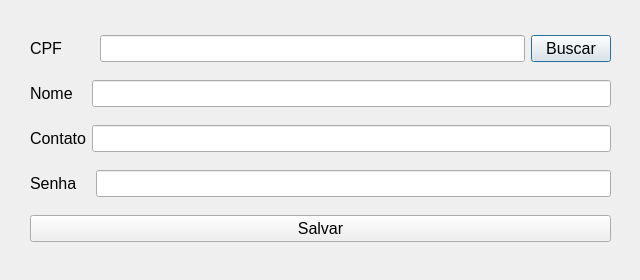
<?xml version="1.0" encoding="UTF-8"?>
<ui version="4.0">
 <class>modAtendente</class>
 <widget class="QDialog" name="modAtendente">
  <property name="geometry">
   <rect>
    <x>0</x>
    <y>0</y>
    <width>640</width>
    <height>280</height>
   </rect>
  </property>
  <property name="windowTitle">
   <string>Dialog</string>
  </property>
  <widget class="QWidget" name="layoutWidget">
   <property name="geometry">
    <rect>
     <x>30</x>
     <y>23</y>
     <width>581</width>
     <height>231</height>
    </rect>
   </property>
   <layout class="QVBoxLayout" name="verticalLayout">
    <item>
     <layout class="QHBoxLayout" name="horizontalLayout">
      <item>
       <widget class="QLabel" name="label">
        <property name="font">
         <font>
          <pointsize>12</pointsize>
         </font>
        </property>
        <property name="text">
         <string>CPF       </string>
        </property>
       </widget>
      </item>
      <item>
       <widget class="QLineEdit" name="leCPF">
        <property name="font">
         <font>
          <pointsize>12</pointsize>
         </font>
        </property>
        <property name="maxLength">
         <number>11</number>
        </property>
       </widget>
      </item>
      <item>
       <widget class="QPushButton" name="btBuscar">
        <property name="font">
         <font>
          <pointsize>12</pointsize>
         </font>
        </property>
        <property name="text">
         <string>Buscar</string>
        </property>
       </widget>
      </item>
     </layout>
    </item>
    <item>
     <layout class="QHBoxLayout" name="horizontalLayout_2">
      <item>
       <widget class="QLabel" name="label_3">
        <property name="font">
         <font>
          <pointsize>12</pointsize>
         </font>
        </property>
        <property name="text">
         <string>Nome   </string>
        </property>
       </widget>
      </item>
      <item>
       <widget class="QLineEdit" name="leNome">
        <property name="font">
         <font>
          <pointsize>12</pointsize>
         </font>
        </property>
       </widget>
      </item>
     </layout>
    </item>
    <item>
     <layout class="QHBoxLayout" name="horizontalLayout_3">
      <item>
       <widget class="QLabel" name="label_4">
        <property name="font">
         <font>
          <pointsize>12</pointsize>
         </font>
        </property>
        <property name="text">
         <string>Contato</string>
        </property>
       </widget>
      </item>
      <item>
       <widget class="QLineEdit" name="leContato">
        <property name="font">
         <font>
          <pointsize>12</pointsize>
         </font>
        </property>
        <property name="text">
         <string/>
        </property>
       </widget>
      </item>
     </layout>
    </item>
    <item>
     <layout class="QHBoxLayout" name="horizontalLayout_4">
      <item>
       <widget class="QLabel" name="label_2">
        <property name="font">
         <font>
          <pointsize>12</pointsize>
         </font>
        </property>
        <property name="text">
         <string>Senha   </string>
        </property>
       </widget>
      </item>
      <item>
       <widget class="QLineEdit" name="leSenha">
        <property name="font">
         <font>
          <pointsize>12</pointsize>
         </font>
        </property>
       </widget>
      </item>
     </layout>
    </item>
    <item>
     <widget class="QPushButton" name="btSalvar">
      <property name="font">
       <font>
        <pointsize>12</pointsize>
       </font>
      </property>
      <property name="text">
       <string>Salvar</string>
      </property>
     </widget>
    </item>
   </layout>
  </widget>
 </widget>
 <resources/>
 <connections/>
</ui>
